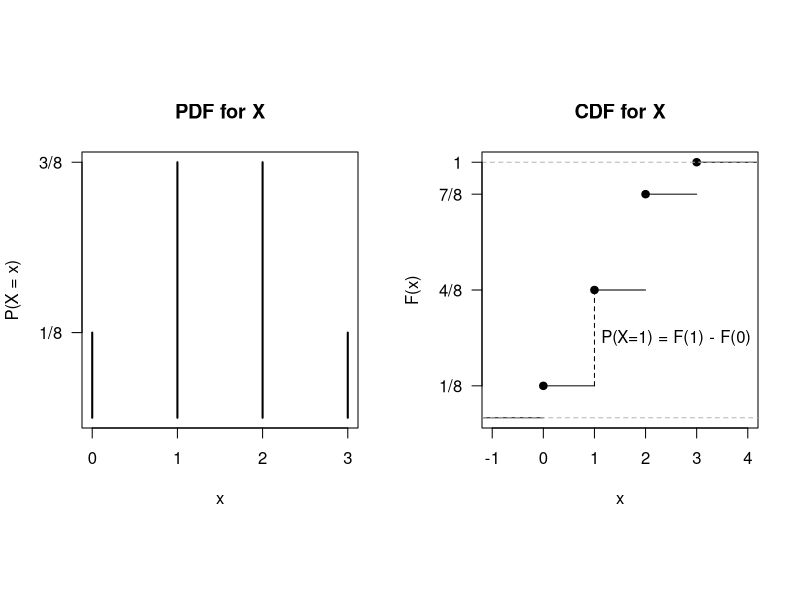
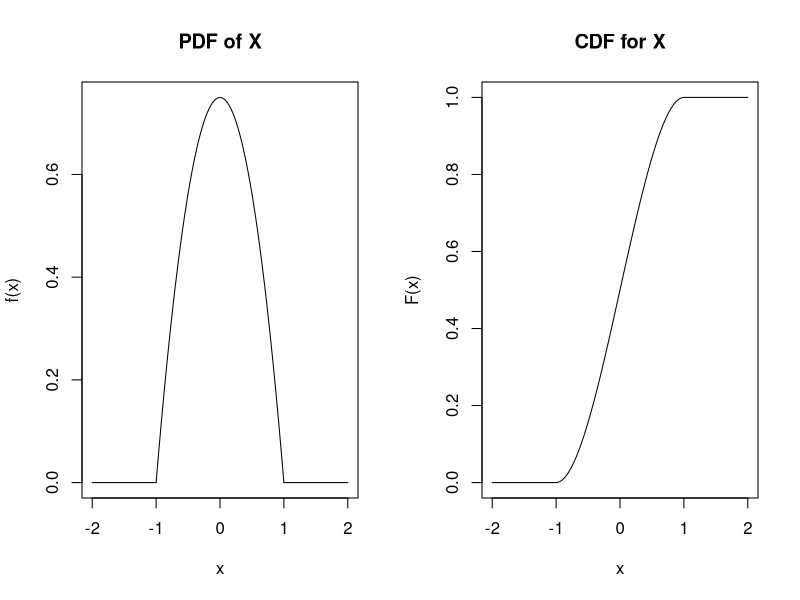
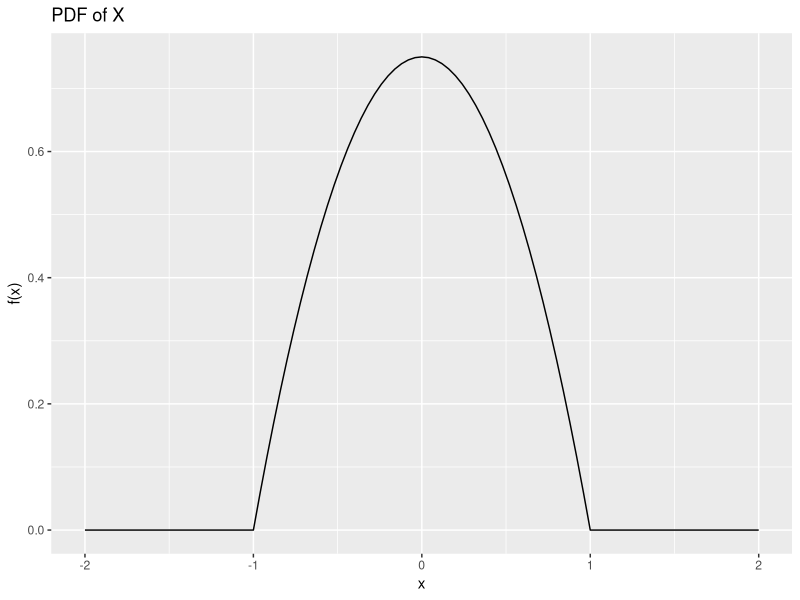
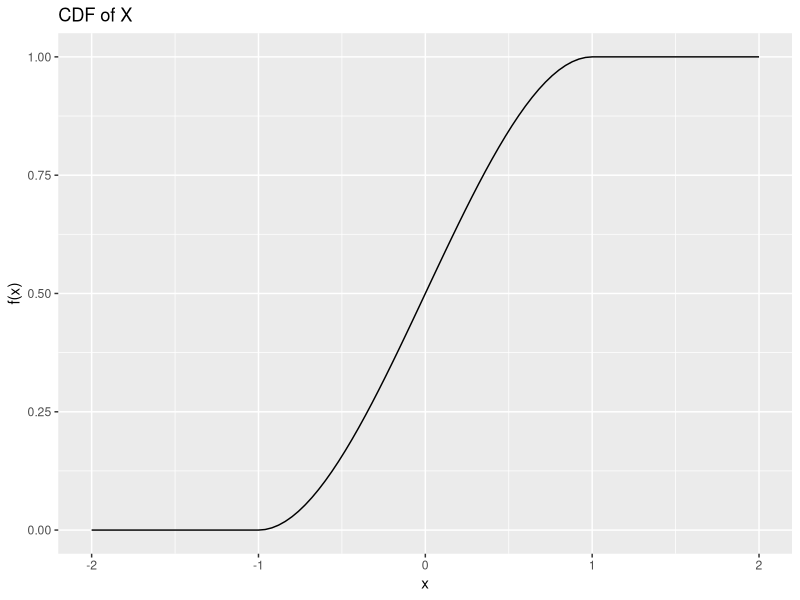

These charts were generated, in order, by the following R code:
#Example 3.2
#R code 3.2.2

#m : number of students
m   <- seq(10, 50, 5)
P.E <- function(m){
  c(Students = m, ProbAtL2SB = 1 - prod((365:(365 - m+1)/365)))
} 
t(sapply(m, P.E))

#Example 3.17
#R code 3.7
opar <- par(no.readonly = TRUE)
library(MASS) #used for fraction function
par(mfrow=c(1,2), pty = "s")
Omega <- expand.grid(coin1 = 0:1, coin2=0:1, coin3=0:1)
n.heads <- apply(Omega, 1, sum)
cbind(Omega, n.heads)

T1 <- table(n.heads)/length(n.heads)
fractions(T1)

plot(T1, xlab = "x", ylab= "P(X = x)", yaxt = "n", main = "PDF for X")
axis(2, at = c(1/8, 3/8), labels = c("1/8", "3/8"), las =1)

plot(ecdf(n.heads), main = "CDF for X", ylab = "F(x)", xlab = "x", yaxt = "n")
axis(2, at = c(1/8, 4/8, 7/8, 1), labels = c("1/8", "4/8", "7/8", "1"), las = 1)
segments(1,1/8,1,4/8, lty = 2)
text(2.6, 2.5/8, "P(X=1) = F(1) - F(0)")
par(opar)


#Example 3.18
#R code 3.8
x <- c(1, 5, 30)
px <- c(0.5, 0.45, 0.05)
EX <- sum(x * px)
WM <- weighted.mean(x, px)
c(EX, WM)

#Example 3.19
#R code 3.9
x <- c(1, 5, 30)
px <- c(0.5, 0.45, 0.05)
EX <- sum((x-5)*px)
WM <- weighted.mean(x-5, px)
c(EX, WM)


#Example 3.21
#R code 3.10
opar <- par(no.readonly = TRUE) #read current parameters
par(mfrow = c(1,2))  # split device 1 row, 2 columns
f <- function(x){
  y <- 3/4 * (1-x^2)
  y[x < -1 | x >1] <- 0
  return (y)
}
curve(f, -2, 2, xlab = "x", ylab = "f(x)", main= "PDF of X")
F <- function(x){
  y <- -x^3/4 + 3* x/4 + 1/2
  y[x<= -1] <- 0
  y[x > 1] <-1
  return (y)
}

curve(F,-2,2,xlab ="x", ylab = "F(x)", main = "CDF for X")
par(opar)

#R code 3.11
library(ggplot2)
p <- ggplot(data.frame (x = c(-2,2)), aes(x =x))
p + stat_function(fun = f) + labs(x = "x", y = "f(x)", title = "PDF of X")
p + stat_function(fun = F) + labs(x="x", y= "f(x)", title = "CDF of X")

#R code 3.12
fx <- function(x){
  3/4 -3/4*x^2
} #define function of x
integrate(fx, lower = -0.5, upper = 1) # gives value and tolerance
ans <- integrate(fx, lower = -0.5, upper = 1)$value
ans
library(MASS) # for fraction
fractions(ans)
